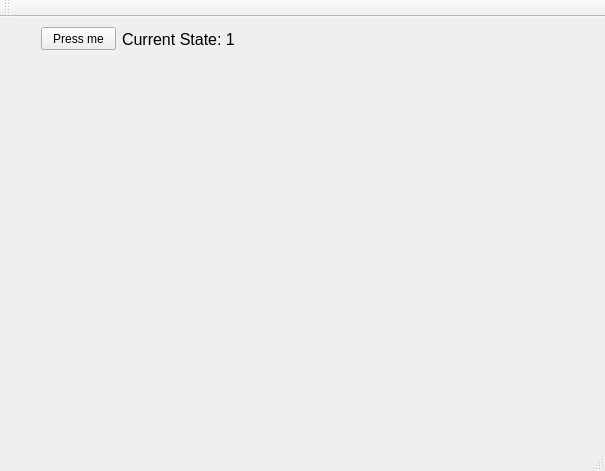
<?xml version="1.0" encoding="UTF-8"?>
<ui version="4.0">
 <class>MainWindow</class>
 <widget class="QMainWindow" name="MainWindow">
  <property name="geometry">
   <rect>
    <x>0</x>
    <y>0</y>
    <width>605</width>
    <height>471</height>
   </rect>
  </property>
  <property name="windowTitle">
   <string>MainWindow</string>
  </property>
  <widget class="QWidget" name="centralWidget">
   <widget class="QPushButton" name="pushButton">
    <property name="geometry">
     <rect>
      <x>41</x>
      <y>10</y>
      <width>75</width>
      <height>23</height>
     </rect>
    </property>
    <property name="text">
     <string>Press me</string>
    </property>
   </widget>
   <widget class="QLabel" name="label">
    <property name="geometry">
     <rect>
      <x>122</x>
      <y>13</y>
      <width>113</width>
      <height>19</height>
     </rect>
    </property>
    <property name="font">
     <font>
      <pointsize>12</pointsize>
     </font>
    </property>
    <property name="text">
     <string>Current State: 1</string>
    </property>
   </widget>
   <widget class="QLabel" name="labelPixmap">
    <property name="geometry">
     <rect>
      <x>60</x>
      <y>60</y>
      <width>261</width>
      <height>291</height>
     </rect>
    </property>
    <property name="text">
     <string/>
    </property>
    <property name="pixmap">
     <pixmap resource="myresources.qrc">:/img/kitty.jpg</pixmap>
    </property>
   </widget>
  </widget>
  <widget class="QMenuBar" name="menuBar">
   <property name="geometry">
    <rect>
     <x>0</x>
     <y>0</y>
     <width>605</width>
     <height>21</height>
    </rect>
   </property>
  </widget>
  <widget class="QToolBar" name="mainToolBar">
   <attribute name="toolBarArea">
    <enum>TopToolBarArea</enum>
   </attribute>
   <attribute name="toolBarBreak">
    <bool>false</bool>
   </attribute>
  </widget>
  <widget class="QStatusBar" name="statusBar"/>
 </widget>
 <layoutdefault spacing="6" margin="11"/>
 <resources>
  <include location="myresources.qrc"/>
 </resources>
 <connections/>
</ui>
